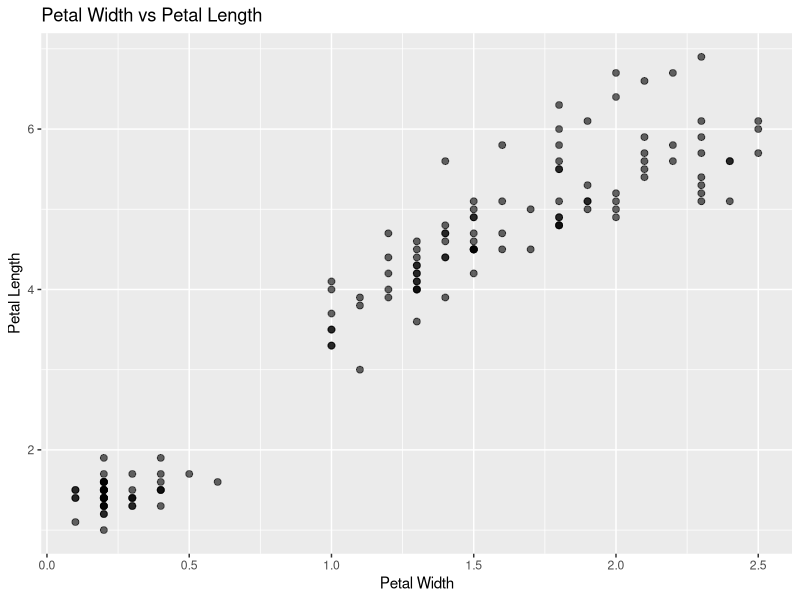
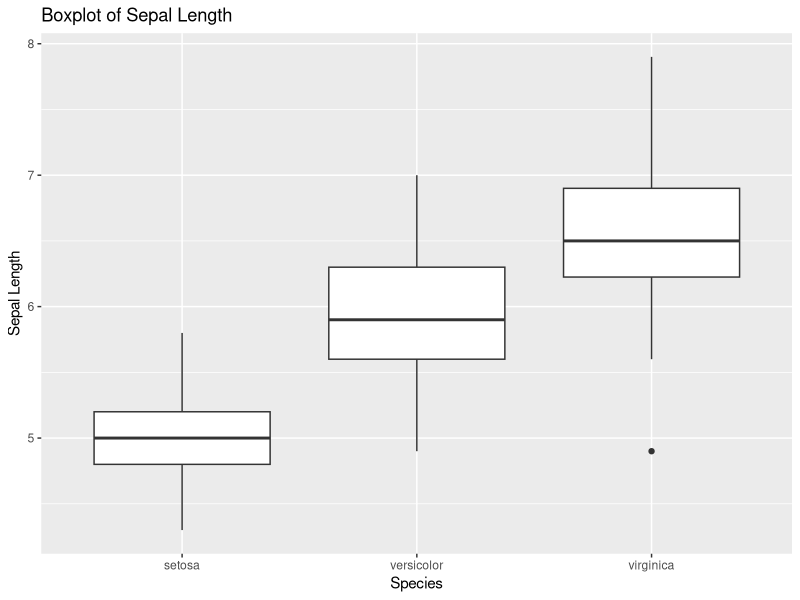
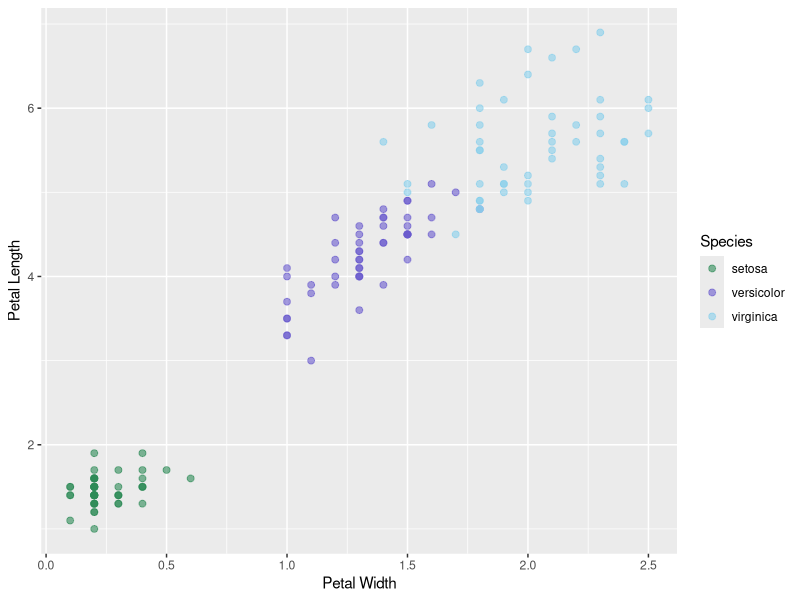
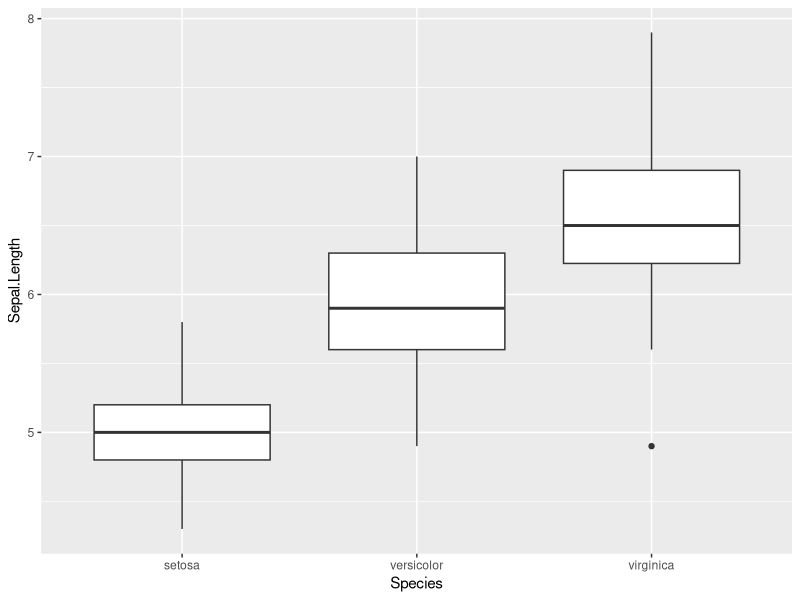
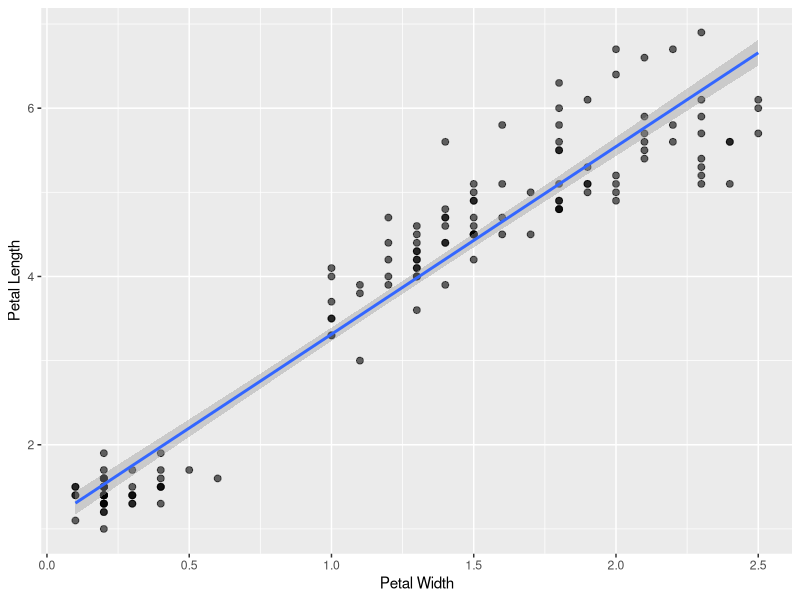

Write R code to recreate these figures, in order.
############################################################
# R Basics Exercise
# Goal: Practice data exploration and visualization
############################################################


# ---------------------------
# 1. Load the Data
# ---------------------------

# Load the built-in datasets package ((it's built into R, so no need to install it))
# library(readr)
# library(dplyr)
# library(tidyverse)
library(ggplot2)
library(datasets)
  
  
  # ---------------------------
# 2. Explore the Data
# ---------------------------

# Display the dataset
iris

# What is the data type of iris?
class(iris)
# a dataframe
  
# Display the first 6 rows
# HINT: Use the `head()` function
head(iris)

# Get a summary of the dataset (mean, min, max, etc.)  
summary(iris)

# Show the structure of the dataset (data types, number of rows/columns)
str(iris)


  
# ---------------------------
# Question
# ---------------------------

# What is different about the Species column compared to the others?
# It's a factor/string value instead of numeric

# ---------------------------
# 3. Factors
# ---------------------------

# Check the class of Species #factor
class(iris$Species)
  
# What are the levels (categories) of Species?
levels(iris$Species) # "setosa" "versicolor" "virginica" 
  
# What is a factor in R? Used to represent a categorical variable (eg. 1/2/3, or "setosa"/"versicolor"/"virginica" )
  
# ---------------------------
# 4. Assign Variables
# ---------------------------

# Assign petal width and petal length to variables
x <- iris$Petal.Width
y <- iris$Petal.Length
    
# What type of data is stored in x? numeric data
    
    
# ---------------------------
# 5. Base R Visualization
# ---------------------------

## 5a. Scatter plot

# Create a scatter plot to display the relationship between petal width and petal length  
ggplot(iris, aes(x = Petal.Width, y = Petal.Length)) +
  geom_point(alpha = 0.6, size = 2) +
  labs(x = "Petal Width", y = "Petal Length", title = "Petal Width vs Petal Length")

# What relationship do you observe?
lm(y ~ x)

# Linear with intercept 1.084, and slope 2.230
    
## 5b. Box plot

# Create a boxplot of Sepal Length by Species
ggplot(iris, aes(Species, Sepal.Length)) +
  geom_boxplot() +
  labs(x = "Species", y = "Sepal Length", title = "Boxplot of Sepal Length")
    
# Which species has the largest values? virginica
    
    
# ---------------------------
# 6. Extra Practice: Beautify your plots with ggplot2 
# ---------------------------
  
# first install package ggplot2 and then Load ggplot2
library(ggplot2)
    
# Scatter plot with color by species

ggplot(iris, aes(x = Petal.Width, y = Petal.Length, col = Species)) +
  geom_point(alpha = 0.6, size = 2) +
  scale_color_manual(values = c("seagreen", "slateblue", "skyblue")) +
  labs(x = "Petal Width", y = "Petal Length")
#  geom_smooth(method = "lm")


# Boxplot using ggplot2
ggplot(iris, aes(Species, Sepal.Length)) +
  geom_boxplot()
    

# ---------------------------
# 7. Extra Practice
# ---------------------------
    

# Compute mean Petal Length for each species
aggregate(Petal.Length ~ Species, data = iris, mean)


# Compute correlation between Petal Length and Width
cor(iris$Petal.Length, iris$Petal.Width)
  
# How would you visualize this relationship?
# What type of plot would you choose? With a scatterplot
# Can you add a trend line?
ggplot(iris, aes(x = Petal.Width, y = Petal.Length)) +
  geom_point(alpha = 0.6, size = 2) +
  geom_smooth(data = iris, method = "lm")+
  labs(x = "Petal Width", y = "Petal Length")
  
  

  
############################################################
# End of Exercise
############################################################
